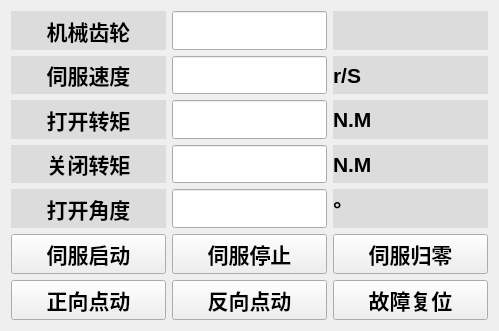
<?xml version="1.0" encoding="UTF-8"?>
<ui version="4.0">
 <class>ServoSet</class>
 <widget class="QWidget" name="ServoSet">
  <property name="geometry">
   <rect>
    <x>0</x>
    <y>0</y>
    <width>499</width>
    <height>331</height>
   </rect>
  </property>
  <property name="windowTitle">
   <string>Form</string>
  </property>
  <layout class="QHBoxLayout" name="horizontalLayout">
   <item>
    <layout class="QGridLayout" name="gridLayout" rowstretch="1,1,1,1,1,1,1" columnstretch="1,1,1">
     <item row="6" column="2">
      <widget class="QPushButton" name="btn_servo_5">
       <property name="sizePolicy">
        <sizepolicy hsizetype="Preferred" vsizetype="Preferred">
         <horstretch>0</horstretch>
         <verstretch>0</verstretch>
        </sizepolicy>
       </property>
       <property name="font">
        <font>
         <family>Arial</family>
         <pointsize>16</pointsize>
         <weight>75</weight>
         <bold>true</bold>
        </font>
       </property>
       <property name="text">
        <string>故障复位</string>
       </property>
      </widget>
     </item>
     <item row="5" column="2">
      <widget class="QPushButton" name="btn_servo_0">
       <property name="sizePolicy">
        <sizepolicy hsizetype="Preferred" vsizetype="Preferred">
         <horstretch>0</horstretch>
         <verstretch>0</verstretch>
        </sizepolicy>
       </property>
       <property name="font">
        <font>
         <family>Arial</family>
         <pointsize>16</pointsize>
         <weight>75</weight>
         <bold>true</bold>
        </font>
       </property>
       <property name="text">
        <string>伺服归零</string>
       </property>
      </widget>
     </item>
     <item row="4" column="2">
      <widget class="QLabel" name="label_1193">
       <property name="sizePolicy">
        <sizepolicy hsizetype="Preferred" vsizetype="Preferred">
         <horstretch>0</horstretch>
         <verstretch>0</verstretch>
        </sizepolicy>
       </property>
       <property name="font">
        <font>
         <family>Arial</family>
         <pointsize>16</pointsize>
         <weight>75</weight>
         <bold>true</bold>
        </font>
       </property>
       <property name="styleSheet">
        <string notr="true">background-color: rgb(220, 220, 220);</string>
       </property>
       <property name="text">
        <string>°</string>
       </property>
      </widget>
     </item>
     <item row="5" column="1">
      <widget class="QPushButton" name="btn_servo_2">
       <property name="sizePolicy">
        <sizepolicy hsizetype="Preferred" vsizetype="Preferred">
         <horstretch>0</horstretch>
         <verstretch>0</verstretch>
        </sizepolicy>
       </property>
       <property name="font">
        <font>
         <family>Arial</family>
         <pointsize>16</pointsize>
         <weight>75</weight>
         <bold>true</bold>
        </font>
       </property>
       <property name="text">
        <string>伺服停止</string>
       </property>
      </widget>
     </item>
     <item row="6" column="0">
      <widget class="QPushButton" name="btn_servo_3">
       <property name="sizePolicy">
        <sizepolicy hsizetype="Preferred" vsizetype="Preferred">
         <horstretch>0</horstretch>
         <verstretch>0</verstretch>
        </sizepolicy>
       </property>
       <property name="font">
        <font>
         <family>Arial</family>
         <pointsize>16</pointsize>
         <weight>75</weight>
         <bold>true</bold>
        </font>
       </property>
       <property name="text">
        <string>正向点动</string>
       </property>
      </widget>
     </item>
     <item row="6" column="1">
      <widget class="QPushButton" name="btn_servo_4">
       <property name="sizePolicy">
        <sizepolicy hsizetype="Preferred" vsizetype="Preferred">
         <horstretch>0</horstretch>
         <verstretch>0</verstretch>
        </sizepolicy>
       </property>
       <property name="font">
        <font>
         <family>Arial</family>
         <pointsize>16</pointsize>
         <weight>75</weight>
         <bold>true</bold>
        </font>
       </property>
       <property name="text">
        <string>反向点动</string>
       </property>
      </widget>
     </item>
     <item row="5" column="0">
      <widget class="QPushButton" name="btn_servo_1">
       <property name="sizePolicy">
        <sizepolicy hsizetype="Preferred" vsizetype="Preferred">
         <horstretch>0</horstretch>
         <verstretch>0</verstretch>
        </sizepolicy>
       </property>
       <property name="font">
        <font>
         <family>Arial</family>
         <pointsize>16</pointsize>
         <weight>75</weight>
         <bold>true</bold>
        </font>
       </property>
       <property name="text">
        <string>伺服启动</string>
       </property>
      </widget>
     </item>
     <item row="3" column="1">
      <widget class="QLineEdit" name="lineEdit_servo_3">
       <property name="sizePolicy">
        <sizepolicy hsizetype="Preferred" vsizetype="Preferred">
         <horstretch>0</horstretch>
         <verstretch>0</verstretch>
        </sizepolicy>
       </property>
       <property name="font">
        <font>
         <family>Arial</family>
         <pointsize>16</pointsize>
         <weight>75</weight>
         <bold>true</bold>
        </font>
       </property>
      </widget>
     </item>
     <item row="2" column="0">
      <widget class="QLabel" name="lab_2">
       <property name="sizePolicy">
        <sizepolicy hsizetype="Preferred" vsizetype="Preferred">
         <horstretch>0</horstretch>
         <verstretch>0</verstretch>
        </sizepolicy>
       </property>
       <property name="font">
        <font>
         <family>Arial</family>
         <pointsize>16</pointsize>
         <weight>75</weight>
         <bold>true</bold>
        </font>
       </property>
       <property name="layoutDirection">
        <enum>Qt::LeftToRight</enum>
       </property>
       <property name="styleSheet">
        <string notr="true">background-color: rgb(220, 220, 220);</string>
       </property>
       <property name="text">
        <string>打开转矩</string>
       </property>
       <property name="alignment">
        <set>Qt::AlignCenter</set>
       </property>
      </widget>
     </item>
     <item row="3" column="0">
      <widget class="QLabel" name="lab_3">
       <property name="sizePolicy">
        <sizepolicy hsizetype="Preferred" vsizetype="Preferred">
         <horstretch>0</horstretch>
         <verstretch>0</verstretch>
        </sizepolicy>
       </property>
       <property name="font">
        <font>
         <family>Arial</family>
         <pointsize>16</pointsize>
         <weight>75</weight>
         <bold>true</bold>
        </font>
       </property>
       <property name="layoutDirection">
        <enum>Qt::LeftToRight</enum>
       </property>
       <property name="styleSheet">
        <string notr="true">background-color: rgb(220, 220, 220);</string>
       </property>
       <property name="text">
        <string>关闭转矩</string>
       </property>
       <property name="alignment">
        <set>Qt::AlignCenter</set>
       </property>
      </widget>
     </item>
     <item row="4" column="1">
      <widget class="QLineEdit" name="lineEdit_servo_4">
       <property name="sizePolicy">
        <sizepolicy hsizetype="Preferred" vsizetype="Preferred">
         <horstretch>0</horstretch>
         <verstretch>0</verstretch>
        </sizepolicy>
       </property>
       <property name="font">
        <font>
         <family>Arial</family>
         <pointsize>16</pointsize>
         <weight>75</weight>
         <bold>true</bold>
        </font>
       </property>
      </widget>
     </item>
     <item row="1" column="0">
      <widget class="QLabel" name="lab_1">
       <property name="sizePolicy">
        <sizepolicy hsizetype="Preferred" vsizetype="Preferred">
         <horstretch>0</horstretch>
         <verstretch>0</verstretch>
        </sizepolicy>
       </property>
       <property name="font">
        <font>
         <family>Arial</family>
         <pointsize>16</pointsize>
         <weight>75</weight>
         <bold>true</bold>
        </font>
       </property>
       <property name="layoutDirection">
        <enum>Qt::LeftToRight</enum>
       </property>
       <property name="styleSheet">
        <string notr="true">background-color: rgb(220, 220, 220);</string>
       </property>
       <property name="text">
        <string>伺服速度</string>
       </property>
       <property name="alignment">
        <set>Qt::AlignCenter</set>
       </property>
      </widget>
     </item>
     <item row="1" column="1">
      <widget class="QLineEdit" name="lineEdit_servo_1">
       <property name="sizePolicy">
        <sizepolicy hsizetype="Preferred" vsizetype="Preferred">
         <horstretch>0</horstretch>
         <verstretch>0</verstretch>
        </sizepolicy>
       </property>
       <property name="font">
        <font>
         <family>Arial</family>
         <pointsize>16</pointsize>
         <weight>75</weight>
         <bold>true</bold>
        </font>
       </property>
      </widget>
     </item>
     <item row="0" column="1">
      <widget class="QLineEdit" name="lineEdit_servo_0">
       <property name="sizePolicy">
        <sizepolicy hsizetype="Preferred" vsizetype="Preferred">
         <horstretch>0</horstretch>
         <verstretch>0</verstretch>
        </sizepolicy>
       </property>
       <property name="font">
        <font>
         <family>Arial</family>
         <pointsize>16</pointsize>
         <weight>75</weight>
         <bold>true</bold>
        </font>
       </property>
      </widget>
     </item>
     <item row="0" column="2">
      <widget class="QLabel" name="label">
       <property name="styleSheet">
        <string notr="true">background-color: rgb(220, 220, 220);</string>
       </property>
       <property name="text">
        <string/>
       </property>
      </widget>
     </item>
     <item row="0" column="0">
      <widget class="QLabel" name="lab_0">
       <property name="sizePolicy">
        <sizepolicy hsizetype="Preferred" vsizetype="Preferred">
         <horstretch>0</horstretch>
         <verstretch>0</verstretch>
        </sizepolicy>
       </property>
       <property name="font">
        <font>
         <family>Arial</family>
         <pointsize>16</pointsize>
         <weight>75</weight>
         <bold>true</bold>
        </font>
       </property>
       <property name="layoutDirection">
        <enum>Qt::LeftToRight</enum>
       </property>
       <property name="styleSheet">
        <string notr="true">background-color: rgb(220, 220, 220);</string>
       </property>
       <property name="text">
        <string>机械齿轮</string>
       </property>
       <property name="alignment">
        <set>Qt::AlignCenter</set>
       </property>
      </widget>
     </item>
     <item row="4" column="0">
      <widget class="QLabel" name="lab_4">
       <property name="sizePolicy">
        <sizepolicy hsizetype="Preferred" vsizetype="Preferred">
         <horstretch>0</horstretch>
         <verstretch>0</verstretch>
        </sizepolicy>
       </property>
       <property name="font">
        <font>
         <family>Arial</family>
         <pointsize>16</pointsize>
         <weight>75</weight>
         <bold>true</bold>
        </font>
       </property>
       <property name="layoutDirection">
        <enum>Qt::LeftToRight</enum>
       </property>
       <property name="styleSheet">
        <string notr="true">background-color: rgb(220, 220, 220);</string>
       </property>
       <property name="text">
        <string>打开角度</string>
       </property>
       <property name="alignment">
        <set>Qt::AlignCenter</set>
       </property>
      </widget>
     </item>
     <item row="2" column="2">
      <widget class="QLabel" name="label_1190">
       <property name="sizePolicy">
        <sizepolicy hsizetype="Preferred" vsizetype="Preferred">
         <horstretch>0</horstretch>
         <verstretch>0</verstretch>
        </sizepolicy>
       </property>
       <property name="font">
        <font>
         <family>Arial</family>
         <pointsize>16</pointsize>
         <weight>75</weight>
         <bold>true</bold>
        </font>
       </property>
       <property name="styleSheet">
        <string notr="true">background-color: rgb(220, 220, 220);</string>
       </property>
       <property name="text">
        <string>N.M</string>
       </property>
      </widget>
     </item>
     <item row="1" column="2">
      <widget class="QLabel" name="label_1188">
       <property name="sizePolicy">
        <sizepolicy hsizetype="Preferred" vsizetype="Preferred">
         <horstretch>0</horstretch>
         <verstretch>0</verstretch>
        </sizepolicy>
       </property>
       <property name="font">
        <font>
         <family>Arial</family>
         <pointsize>16</pointsize>
         <weight>75</weight>
         <bold>true</bold>
        </font>
       </property>
       <property name="styleSheet">
        <string notr="true">background-color: rgb(220, 220, 220);</string>
       </property>
       <property name="text">
        <string>r/S</string>
       </property>
      </widget>
     </item>
     <item row="3" column="2">
      <widget class="QLabel" name="label_1192">
       <property name="sizePolicy">
        <sizepolicy hsizetype="Preferred" vsizetype="Preferred">
         <horstretch>0</horstretch>
         <verstretch>0</verstretch>
        </sizepolicy>
       </property>
       <property name="font">
        <font>
         <family>Arial</family>
         <pointsize>16</pointsize>
         <weight>75</weight>
         <bold>true</bold>
        </font>
       </property>
       <property name="styleSheet">
        <string notr="true">background-color: rgb(220, 220, 220);</string>
       </property>
       <property name="text">
        <string>N.M</string>
       </property>
      </widget>
     </item>
     <item row="2" column="1">
      <widget class="QLineEdit" name="lineEdit_servo_2">
       <property name="sizePolicy">
        <sizepolicy hsizetype="Preferred" vsizetype="Preferred">
         <horstretch>0</horstretch>
         <verstretch>0</verstretch>
        </sizepolicy>
       </property>
       <property name="font">
        <font>
         <family>Arial</family>
         <pointsize>16</pointsize>
         <weight>75</weight>
         <bold>true</bold>
        </font>
       </property>
      </widget>
     </item>
    </layout>
   </item>
  </layout>
 </widget>
 <resources/>
 <connections/>
</ui>
